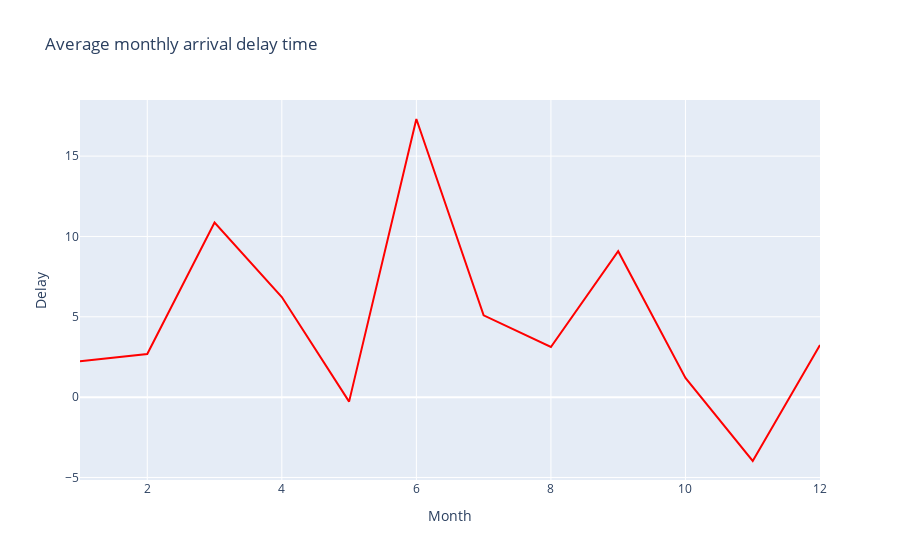

The code cell stored with this chart in its notebook:
### Markdown cell above
#### To do:

*   Create a line plot with x-axis being the month and y-axis being computed average delay time. Update plot title,\
    xaxis, and yaxis title.

*   Hint: Scatter and line plot vary by updating mode parameter.

### Code cell
# Create line plot here
fig1 = go.Figure(data = go.Scatter(x=line_data['Month'], y=line_data['ArrDelay'], mode='lines', marker=dict(color='red')))

fig1.update_layout(title='Average monthly arrival delay time', xaxis_title='Month', yaxis_title='Delay')

fig1.show()

### Figure 1 — Plotly figure (JSON) as saved in the notebook; plotly's stock layout.template omitted (floating-point values rounded to 4 significant figures)
{"data": [{"marker": {"color": "red"}, "mode": "lines", "x": [1, 2, 3, 4, 5, 6, 7, 8, 9, 10, 11, 12], "y": [2.233, 2.688, 10.87, 6.229, -0.2791, 17.31, 5.089, 3.122, 9.081, 1.2, -3.975, 3.241], "type": "scatter"}], "layout": {"title": {"text": "Average monthly arrival delay time"}, "xaxis": {"title": {"text": "Month"}, "type": "linear", "range": [1, 12], "autorange": true}, "yaxis": {"title": {"text": "Delay"}, "type": "linear", "range": [-5.158, 18.49], "autorange": true}, "autosize": true}}
